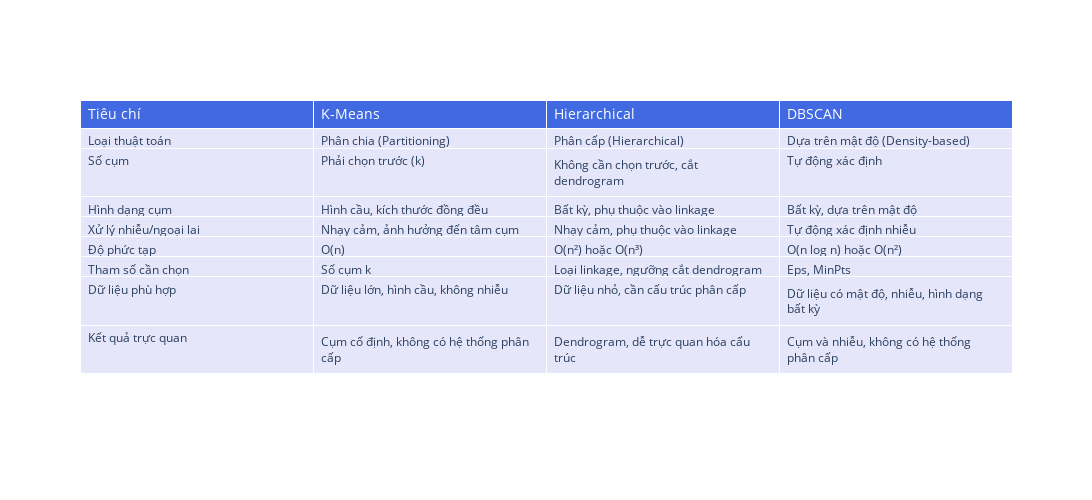

Notebook code for this chart:
### Code cell
import plotly.graph_objects as go
import pandas as pd

data = {
    "Tiêu chí": [
        "Loại thuật toán", "Số cụm", "Hình dạng cụm", "Xử lý nhiễu/ngoại lai",
        "Độ phức tạp", "Tham số cần chọn", "Dữ liệu phù hợp", "Kết quả trực quan"
    ],
    "K-Means": [
        "Phân chia (Partitioning)", "Phải chọn trước (k)", "Hình cầu, kích thước đồng đều",
        "Nhạy cảm, ảnh hưởng đến tâm cụm", "O(n)", "Số cụm k",
        "Dữ liệu lớn, hình cầu, không nhiễu", "Cụm cố định, không có hệ thống phân cấp"
    ],
    "Hierarchical": [
        "Phân cấp (Hierarchical)", "Không cần chọn trước, cắt dendrogram", "Bất kỳ, phụ thuộc vào linkage",
        "Nhạy cảm, phụ thuộc vào linkage", "O(n²) hoặc O(n³)", "Loại linkage, ngưỡng cắt dendrogram",
        "Dữ liệu nhỏ, cần cấu trúc phân cấp", "Dendrogram, dễ trực quan hóa cấu trúc"
    ],
    "DBSCAN": [
        "Dựa trên mật độ (Density-based)", "Tự động xác định", "Bất kỳ, dựa trên mật độ",
        "Tự động xác định nhiễu", "O(n log n) hoặc O(n²)", "Eps, MinPts",
        "Dữ liệu có mật độ, nhiễu, hình dạng bất kỳ", "Cụm và nhiễu, không có hệ thống phân cấp"
    ]
}

df = pd.DataFrame(data)

fig = go.Figure(data=[go.Table(
    header=dict(values=list(df.columns),
                fill_color='royalblue',
                font=dict(color='white', size=14),
                align='left'),
    cells=dict(values=[df[col] for col in df.columns],
               fill_color='lavender',
               align='left'))
])

fig.update_layout(width=1200, height=500)
fig.show()

### Figure 1 — Plotly figure (JSON) as saved in the notebook; plotly's stock layout.template omitted (floating-point values rounded to 4 significant figures)
{"data": [{"cells": {"align": "left", "fill": {"color": "lavender"}, "values": [["Loại thuật toán", "Số cụm", "Hình dạng cụm", "Xử lý nhiễu/ngoại lai", "Độ phức tạp", "Tham số cần chọn", "Dữ liệu phù hợp", "Kết quả trực quan"], ["Phân chia (Partitioning)", "Phải chọn trước (k)", "Hình cầu, kích thước đồng đều", "Nhạy cảm, ảnh hưởng đến tâm cụm", "O(n)", "Số cụm k", "Dữ liệu lớn, hình cầu, không nhiễu", "Cụm cố định, không có hệ thống phân cấp"], ["Phân cấp (Hierarchical)", "Không cần chọn trước, cắt dendrogram", "Bất kỳ, phụ thuộc vào linkage", "Nhạy cảm, phụ thuộc vào linkage", "O(n²) hoặc O(n³)", "Loại linkage, ngưỡng cắt dendrogram", "Dữ liệu nhỏ, cần cấu trúc phân cấp", "Dendrogram, dễ trực quan hóa cấu trúc"], ["Dựa trên mật độ (Density-based)", "Tự động xác định", "Bất kỳ, dựa trên mật độ", "Tự động xác định nhiễu", "O(n log n) hoặc O(n²)", "Eps, MinPts", "Dữ liệu có mật độ, nhiễu, hình dạng bất kỳ", "Cụm và nhiễu, không có hệ thống phân cấp"]]}, "header": {"align": "left", "fill": {"color": "royalblue"}, "font": {"color": "white", "size": 14}, "values": ["Tiêu chí", "K-Means", "Hierarchical", "DBSCAN"]}, "type": "table"}], "layout": {"height": 500, "width": 1200}}
